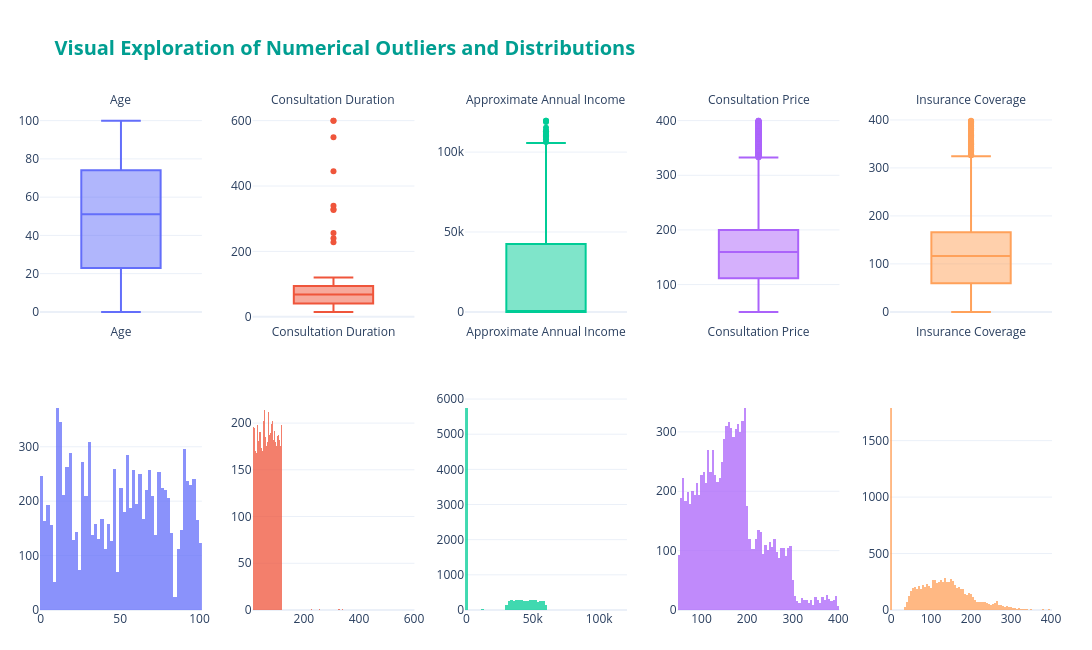

This figure's notebook cell:
### Markdown cell above
The describe table and the boxplots show a few values that are far away from the rest: ages up to 195, prices up to £39,999, incomes up to £12M, durations up to 600 minutes and a rating of 6.

The IQR rule alone is not good to decide what to change. It marks about 2,300 incomes and 241 prices as outliers, but most of them are normal values: many children and students have an income of 0, which makes the distribution very skewed, and the price depends on the department (see below). So we use the IQR as a first look and then check each variable with what is possible in the real world and with the variable description in the project statement.

### Code cell
import plotly.graph_objects as go
import plotly.express as px
from plotly.subplots import make_subplots

# 1. Add <br> to break long titles into multiple lines
num_vars = [
    "Age", 
    "Consultation Duration", 
    "Approximate Annual Income", 
    "Consultation Price", 
    "Insurance Coverage"
]

# Create 2x6 grid: Row 1 = Boxplots, Row 2 = Histograms
fig = make_subplots(
    rows=2, cols=len(num_vars),
    subplot_titles=num_vars,
    vertical_spacing=0.15,
    horizontal_spacing=0.05
)

palette = px.colors.qualitative.Plotly

for i, var in enumerate(num_vars):
    color = palette[i % len(palette)]
    clean_var = var.replace("<br>", " ")
    
    # 1. Boxplot (Interactive IQR & Outlier View)
    fig.add_trace(
        go.Box(
            y=df[clean_var].dropna(),
            name=clean_var,
            marker_color=color,
            boxpoints='outliers',
            hovertemplate=f"<b>{clean_var}</b><br>Value: %{{y}}<extra></extra>"
        ),
        row=1, col=i+1
    )
    
    # 2. Histogram (Distribution Density)
    fig.add_trace(
        go.Histogram(
            x=df[clean_var].dropna(),
            name=clean_var,
            marker_color=color,
            opacity=0.75,
            showlegend=False,
            hovertemplate=f"<b>{clean_var}</b><br>Range: %{{x}}<br>Count: %{{y}}<extra></extra>"
        ),
        row=2, col=i+1
    )

# 2. Reduce the font size of the subplot titles
fig.update_annotations(font_size=12)

fig.update_layout(
    title_text="<b>Visual Exploration of Numerical Outliers and Distributions</b>",
    title_font=dict(size=20, color='#009E91'),
    template="plotly_white",
    height=650,
    width=1400,
    showlegend=False,
    margin=dict(l=40, r=40, t=110, b=40)
)

fig.show()

### Figure 1 — Plotly figure (JSON) as saved in the notebook; plotly's stock layout.template omitted (floating-point values rounded to 4 significant figures; data arrays with more than 128 entries replaced by an {"elided": "..."} marker saying what was removed)
{"data": [{"boxpoints": "outliers", "hovertemplate": "<b>Age</b><br>Value: %{y}<extra></extra>", "marker": {"color": "#636EFA"}, "name": "Age", "type": "box", "xaxis": "x", "y": {"elided": "9943 int values"}, "yaxis": "y"}, {"hovertemplate": "<b>Age</b><br>Range: %{x}<br>Count: %{y}<extra></extra>", "marker": {"color": "#636EFA"}, "name": "Age", "opacity": 0.75, "showlegend": false, "type": "histogram", "x": {"elided": "9943 int values"}, "xaxis": "x6", "yaxis": "y6"}, {"boxpoints": "outliers", "hovertemplate": "<b>Consultation Duration</b><br>Value: %{y}<extra></extra>", "marker": {"color": "#EF553B"}, "name": "Consultation Duration", "type": "box", "xaxis": "x2", "y": {"elided": "9943 int values"}, "yaxis": "y2"}, {"hovertemplate": "<b>Consultation Duration</b><br>Range: %{x}<br>Count: %{y}<extra></extra>", "marker": {"color": "#EF553B"}, "name": "Consultation Duration", "opacity": 0.75, "showlegend": false, "type": "histogram", "x": {"elided": "9943 int values"}, "xaxis": "x7", "yaxis": "y7"}, {"boxpoints": "outliers", "hovertemplate": "<b>Approximate Annual Income</b><br>Value: %{y}<extra></extra>", "marker": {"color": "#00CC96"}, "name": "Approximate Annual Income", "type": "box", "xaxis": "x3", "y": {"elided": "9943 float values"}, "yaxis": "y3"}, {"hovertemplate": "<b>Approximate Annual Income</b><br>Range: %{x}<br>Count: %{y}<extra></extra>", "marker": {"color": "#00CC96"}, "name": "Approximate Annual Income", "opacity": 0.75, "showlegend": false, "type": "histogram", "x": {"elided": "9943 float values"}, "xaxis": "x8", "yaxis": "y8"}, {"boxpoints": "outliers", "hovertemplate": "<b>Consultation Price</b><br>Value: %{y}<extra></extra>", "marker": {"color": "#AB63FA"}, "name": "Consultation Price", "type": "box", "xaxis": "x4", "y": {"elided": "9943 float values"}, "yaxis": "y4"}, {"hovertemplate": "<b>Consultation Price</b><br>Range: %{x}<br>Count: %{y}<extra></extra>", "marker": {"color": "#AB63FA"}, "name": "Consultation Price", "opacity": 0.75, "showlegend": false, "type": "histogram", "x": {"elided": "9943 float values"}, "xaxis": "x9", "yaxis": "y9"}, {"boxpoints": "outliers", "hovertemplate": "<b>Insurance Coverage</b><br>Value: %{y}<extra></extra>", "marker": {"color": "#FFA15A"}, "name": "Insurance Coverage", "type": "box", "xaxis": "x5", "y": {"elided": "9923 float values"}, "yaxis": "y5"}, {"hovertemplate": "<b>Insurance Coverage</b><br>Range: %{x}<br>Count: %{y}<extra></extra>", "marker": {"color": "#FFA15A"}, "name": "Insurance Coverage", "opacity": 0.75, "showlegend": false, "type": "histogram", "x": {"elided": "9923 float values"}, "xaxis": "x10", "yaxis": "y10"}], "layout": {"annotations": [{"font": {"size": 12}, "showarrow": false, "text": "Age", "x": 0.08, "xanchor": "center", "xref": "paper", "y": 1, "yanchor": "bottom", "yref": "paper"}, {"font": {"size": 12}, "showarrow": false, "text": "Consultation Duration", "x": 0.29, "xanchor": "center", "xref": "paper", "y": 1, "yanchor": "bottom", "yref": "paper"}, {"font": {"size": 12}, "showarrow": false, "text": "Approximate Annual Income", "x": 0.5, "xanchor": "center", "xref": "paper", "y": 1, "yanchor": "bottom", "yref": "paper"}, {"font": {"size": 12}, "showarrow": false, "text": "Consultation Price", "x": 0.71, "xanchor": "center", "xref": "paper", "y": 1, "yanchor": "bottom", "yref": "paper"}, {"font": {"size": 12}, "showarrow": false, "text": "Insurance Coverage", "x": 0.92, "xanchor": "center", "xref": "paper", "y": 1, "yanchor": "bottom", "yref": "paper"}], "height": 650, "margin": {"b": 40, "l": 40, "r": 40, "t": 110}, "showlegend": false, "title": {"font": {"color": "#009E91", "size": 20}, "text": "<b>Visual Exploration of Numerical Outliers and Distributions</b>"}, "width": 1400, "xaxis": {"anchor": "y", "domain": [0, 0.16]}, "xaxis10": {"anchor": "y10", "domain": [0.84, 1]}, "xaxis2": {"anchor": "y2", "domain": [0.21, 0.37]}, "xaxis3": {"anchor": "y3", "domain": [0.42, 0.58]}, "xaxis4": {"anchor": "y4", "domain": [0.63, 0.79]}, "xaxis5": {"anchor": "y5", "domain": [0.84, 1]}, "xaxis6": {"anchor": "y6", "domain": [0, 0.16]}, "xaxis7": {"anchor": "y7", "domain": [0.21, 0.37]}, "xaxis8": {"anchor": "y8", "domain": [0.42, 0.58]}, "xaxis9": {"anchor": "y9", "domain": [0.63, 0.79]}, "yaxis": {"anchor": "x", "domain": [0.575, 1]}, "yaxis10": {"anchor": "x10", "domain": [0, 0.425]}, "yaxis2": {"anchor": "x2", "domain": [0.575, 1]}, "yaxis3": {"anchor": "x3", "domain": [0.575, 1]}, "yaxis4": {"anchor": "x4", "domain": [0.575, 1]}, "yaxis5": {"anchor": "x5", "domain": [0.575, 1]}, "yaxis6": {"anchor": "x6", "domain": [0, 0.425]}, "yaxis7": {"anchor": "x7", "domain": [0, 0.425]}, "yaxis8": {"anchor": "x8", "domain": [0, 0.425]}, "yaxis9": {"anchor": "x9", "domain": [0, 0.425]}}}
